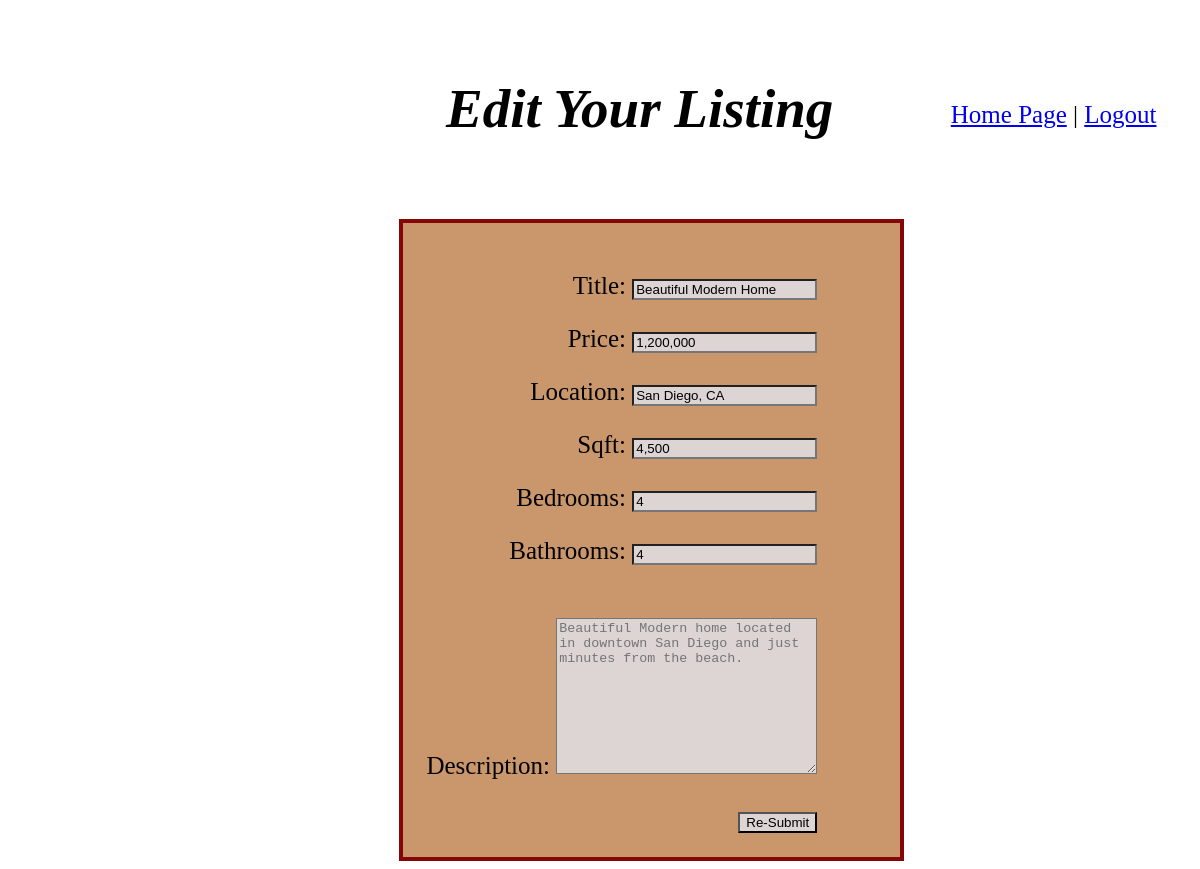
The page /editfaves/18 on the database its author committed.
### myapp/models.py (models this page shows)
class Book(models.Model):
    title= models.CharField(max_length=255)
    location = models.CharField( max_length=255)
    description = models.TextField(max_length=300)
    price = models.CharField(default=0, max_length=255)
    bedrooms = models.IntegerField(default=0, validators=[MaxValueValidator(50),MinValueValidator(1)])
    bathrooms = models.IntegerField(default=0, validators=[MaxValueValidator(50),MinValueValidator(1)])
    sqft = models.CharField(default=0, max_length=150)
    poster = models.ForeignKey(User, related_name="books", on_delete=models.CASCADE, null=True)
    fav_books = models.ManyToManyField (User, related_name="saved_books")
    cover = models.ImageField(upload_to= 'books/covers/', null=True, blank=True)
    objects = PropManager()

### myapp/views.py (the view)
# urls.py: path('editfaves/<int:prop_id>', views.editfaves, name = "editpage"),
def editfaves(request, prop_id):
    home = Book.objects.get(id = prop_id)
    context={
        "home":home
    }
    return render(request, "edit.html", context)

### myapp/templates/edit.html (shortened to what this page needs)
<!DOCTYPE html>
<html lang="en">
<head>
</head>
<body><div class="container">
        <div class= "logout">
           <a href="/books">Home Page</a>   |   <a href="/">Logout</a>
        </div>
        <h2>Edit Your Listing</h2>
        <div class = "creation">
            <form action="/updateposting/{{home.id}}" method= "post">
                <div>
                    <p>Title:
                    <input type="text" value="{{home.title}}" name="title" id="title"></label>
                    </p>
                </div>
                <div>
                    <p>Price:
                    <input type="text" value="{{home.price}}" name="price" id="price"></label>
                    </p>
                </div>
                <div>
                    <p>Location:
                    <input type="text" value="{{home.location}}" name="location" id="location"></label>
                    </p>
                </div>
                <div>
                    <p>Sqft:
                    <input type="text" value="{{home.sqft}}" name="sqft" id="sqft"></label>
                    </p>
                </div>
                <div>
                    <p>Bedrooms:
                        <input type="text" value="{{home.bedrooms}}" name="bedrooms" id="bedrooms"></label>
                    </p>
                </div>
                <div>
                        <label for="bathrooms">Bathrooms:
                        <input type="text" value="{{home.bathrooms}}" name="bathrooms" id="bathrooms"></label>
                </div>
                <br>
                <div>
                    <p>Description:
                    <textarea name="description" placeholder="{{home.description}}" id="" cols="30" rows="10"></textarea>
                    </p>
                </div>
                    <input type="submit" value="Re-Submit">
            </form>
        </div>
    </div>
</body>
</html>

### myapp/templates/edit.html (style rules this page uses)
.logout { float:right; padding: 3%; }
h2 { font-size: 55px; font-style:oblique; display: inline block; padding-top:1%; padding-left: 37%; }
.creation { display: inline-block; border: solid 4px rgb(133, 6, 6); text-align:right; padding: 2%; padding-right: 7%; margin-left:33%; margin-top: 2.8%; background-color: #ca976d; }
body { background-image: url(https://images.pexels.com/photos/1227515/pexels-photo-1227515.jpeg?auto=compress&cs=tinysrgb&dpr=1&w=500); background-size: cover; background-attachment:fixed; font-family:'Times New Roman', Times, serif; padding-top: 1%; color: black; font-size: 25px; }
input { background-color: #ddd4d4; }
textarea { background-color: #ddd4d4; }

### rows shown on the page
Book: title "Beautiful Modern Home", price "1,200,000", location "San Diego, CA", sqft "4,500", bedrooms "4", bathrooms "4", description "Beautiful Modern home located in downtown San Diego and just minutes from the beach."
